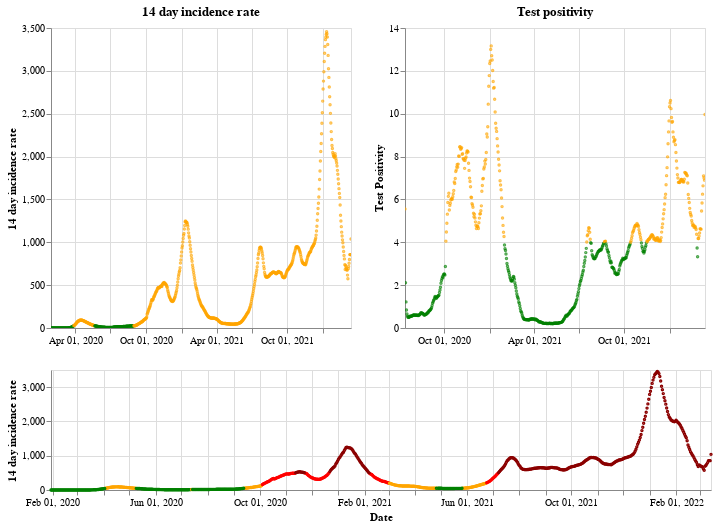

Write notebook code for a chart like this one.
### Markdown cell above
## England

### Code cell
plot_traffic_light('England')

### Figure 1 — Vega-Lite specification as saved in the notebook (floating-point values rounded to 4 significant figures; data arrays with more than 128 entries replaced by an {"elided": "..."} marker saying what was removed)
{"config": {"view": {"continuousWidth": 400, "continuousHeight": 300}}, "vconcat": [{"hconcat": [{"mark": {"type": "point", "size": 2}, "encoding": {"color": {"condition": {"value": "green", "test": "(datum.twoWeeklyCasesRate <= 25)"}, "value": "orange"}, "tooltip": [{"type": "nominal", "field": "areaName"}, {"type": "temporal", "field": "date"}, {"type": "quantitative", "field": "twoWeeklyCasesRate"}, {"type": "quantitative", "field": "testPositivity"}], "x": {"type": "temporal", "axis": {"title": ""}, "field": "date", "scale": {"domain": {"selection": "DateBrush"}}, "timeUnit": "yearmonthdate"}, "y": {"type": "quantitative", "axis": {"title": "14 day incidence rate"}, "field": "twoWeeklyCasesRate"}}, "title": "14 day incidence rate", "width": 300}, {"mark": {"type": "point", "size": 2}, "encoding": {"color": {"condition": {"value": "green", "test": "(datum.testPositivity <= 4)"}, "value": "orange"}, "tooltip": [{"type": "nominal", "field": "areaName"}, {"type": "temporal", "field": "date"}, {"type": "quantitative", "field": "twoWeeklyCasesRate"}, {"type": "quantitative", "field": "testPositivity"}], "x": {"type": "temporal", "axis": {"title": ""}, "field": "date", "scale": {"domain": {"selection": "DateBrush"}}, "timeUnit": "yearmonthdate"}, "y": {"type": "quantitative", "axis": {"title": "Test Positivity"}, "field": "testPositivity"}}, "title": "Test positivity", "width": 300}]}, {"layer": [{"mark": {"type": "point", "size": 2}, "encoding": {"color": {"condition": {"value": "orange", "test": "(((datum.testPositivity < 4) && (datum.twoWeeklyCasesRate >= 50)) && (datum.twoWeeklyCasesRate < 200))"}, "value": "red"}, "opacity": {"condition": {"value": 1, "test": "((datum.twoWeeklyCasesRate >= 50) && (datum.twoWeeklyCasesRate < 500))"}, "value": 0}, "tooltip": [{"type": "nominal", "field": "areaName"}, {"type": "temporal", "field": "date"}, {"type": "quantitative", "field": "twoWeeklyCasesRate"}, {"type": "quantitative", "field": "testPositivity"}], "x": {"type": "temporal", "axis": {"title": "Date"}, "field": "date", "timeUnit": "yearmonthdate"}, "y": {"type": "quantitative", "axis": {"title": "14 day incidence rate"}, "field": "twoWeeklyCasesRate"}}, "selection": {"DateBrush": {"type": "interval", "encodings": ["x"], "fields": ["Time"]}}}, {"mark": {"type": "point", "size": 2}, "encoding": {"color": {"value": "darkred"}, "opacity": {"condition": {"value": 1, "test": "(datum.twoWeeklyCasesRate >= 500)"}, "value": 0}, "tooltip": [{"type": "nominal", "field": "areaName"}, {"type": "temporal", "field": "date"}, {"type": "quantitative", "field": "twoWeeklyCasesRate"}, {"type": "quantitative", "field": "testPositivity"}], "x": {"type": "temporal", "axis": {"title": "Date"}, "field": "date", "timeUnit": "yearmonthdate"}, "y": {"type": "quantitative", "axis": {"title": "14 day incidence rate"}, "field": "twoWeeklyCasesRate"}}}, {"mark": {"type": "point", "size": 2}, "encoding": {"color": {"condition": {"value": "green", "test": "((datum.testPositivity < 4) && (datum.twoWeeklyCasesRate < 50))"}, "value": "orange"}, "opacity": {"condition": {"value": 1, "test": "(datum.twoWeeklyCasesRate < 50)"}, "value": 0}, "tooltip": [{"type": "nominal", "field": "areaName"}, {"type": "temporal", "field": "date"}, {"type": "quantitative", "field": "twoWeeklyCasesRate"}, {"type": "quantitative", "field": "testPositivity"}], "x": {"type": "temporal", "axis": {"title": "Date"}, "field": "date", "timeUnit": "yearmonthdate"}, "y": {"type": "quantitative", "axis": {"title": "14 day incidence rate"}, "field": "twoWeeklyCasesRate"}}}], "height": 120, "width": 660}], "data": {"name": "data-a291e3e9ad5bf5508389f0375fa86efb"}, "$schema": "https://vega.github.io/schema/vega-lite/v4.8.1.json", "datasets": {"data-a291e3e9ad5bf5508389f0375fa86efb": {"elided": "775 records"}}}
